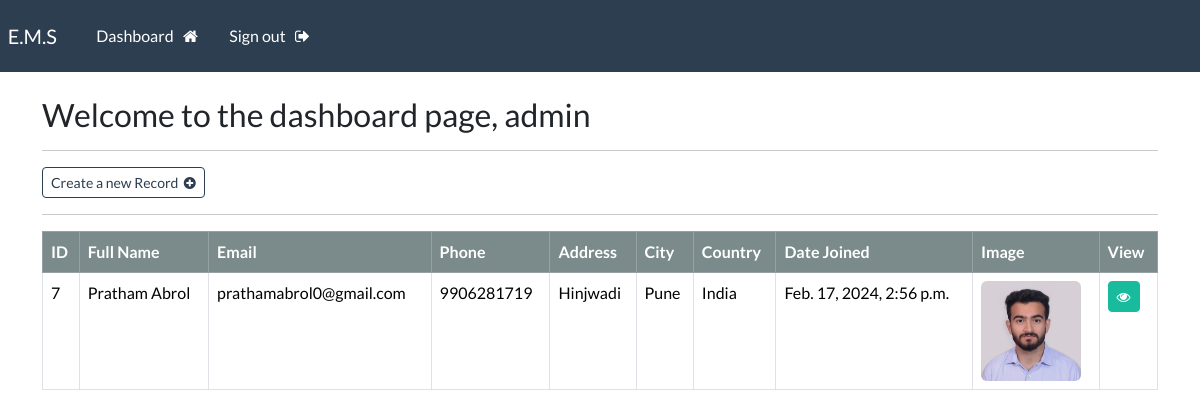
The app's page /dashboard (signed in), older data.
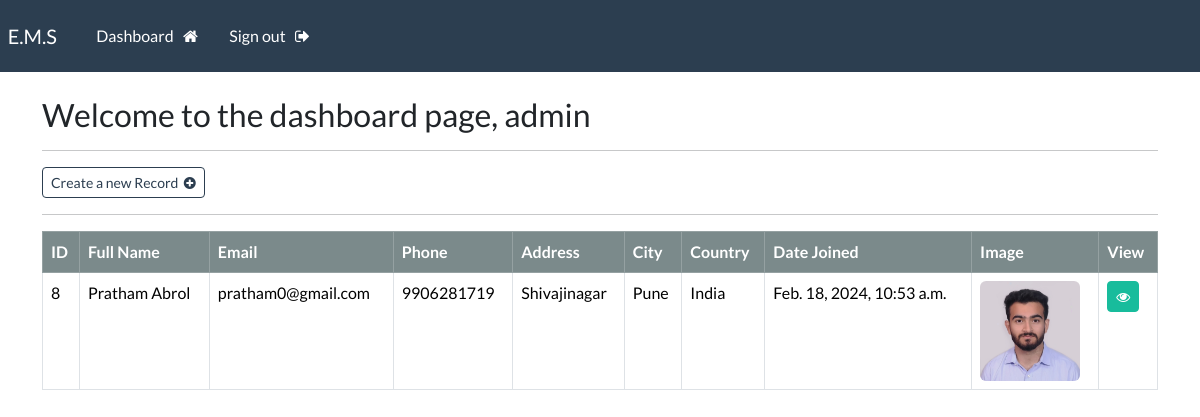
The same page, newer data.
### app/models.py (models this page shows, shortened)
class Record(models.Model):
    creation_date = models.DateTimeField(auto_now_add=True)
    first_name = models.CharField(max_length=100)
    last_name = models.CharField(max_length=100)
    email = models.CharField(max_length=255)
    phone = models.CharField(max_length=20)
    address = models.CharField(max_length=300)
    city = models.CharField(max_length=255)
    country = models.CharField(max_length=120)
    image = models.ImageField(upload_to='images/', blank=True, null=True)

### app/views.py (the view)
# urls.py: path('dashboard',views.dashboard,name="dashboard"),
@login_required(login_url='my-login')
def dashboard(request):
    my_records = Record.objects.all()
    context = {'records':my_records}
    return render(request,'app/dashboard.html', context=context)

### app/templates/app/dashboard.html (shortened to what this page needs)
{% extends 'app/base.html' %}
{% block content %}
<h3>Welcome to the dashboard page, {{user}} </h3>
<hr>
<a href="{% url 'create-record' %}" class="btn btn-outline-primary btn-sm"> Create a new Record &nbsp;<i class="fa fa-plus-circle" aria-hidden="true"></i> </a>
<hr>
<table class="table  table-hover table-bordered">
    <thead class="table-dark">
        <tr>
            <th scope="col" >ID</th>
            <th scope="col" >Full Name</th>
            <th scope="col" >Email</th>
            <th scope="col" >Phone</th>
            <th scope="col" >Address</th>
            <th scope="col" >City</th>
            <th scope="col" >Country</th>
            <th scope="col" >Date Joined</th>
            <th scope="col" >Image</th>
            <th scope="col" >View</i></th>
        </tr>
        <tbody>
            {% if records %}
            {% for record in records %}
            <tr>
                <td>{{record.id}}</td>
                <td>{{record.first_name}} {{record.last_name}}</td>
                <td>{{record.email}}</td>
                <td>{{record.phone}}</td>
                <td>{{record.address}}</td>
                <td>{{record.city}}</td>
                <td>{{record.country}}</td>
                <td>{{record.creation_date}}</td>
                <td>
                    {% if record.image %}
                      <img src="{{ record.image.url }}" alt="{{ record.name }}" width="100" class="rounded" >
                    {% else %}
                      No image available
                    {% endif %}
                  </td>
                   <td> <a class="btn btn-success btn-sm" href="{% url 'record' record.id %}"><i class="fa fa-eye" aria-hidden="true"></i></a></td>
            </tr>
            {% endfor %}
            {% endif  %}
        </tbody>
    </thead>
</table>
{% endblock content %}

### app/templates/app/base.html (shortened to what this page needs)
{% load static %}
<!DOCTYPE html>
<html lang="en">
<head>
    <link rel="stylesheet" type="text/css" href="https://bootswatch.com/5/flatly/bootstrap.min.css">
    <link rel="stylesheet" href="{% static 'css/styles.css' %}">
    <link rel="stylesheet" href="https://cdnjs.cloudflare.com/ajax/libs/font-awesome/4.7.0/css/font-awesome.min.css">
</head>
<body>
{% include 'app/navbar.html' %}
<div class="container">
<br>
{% block content %}
{% endblock content %}
</div>
</body>
</html>

### app/templates/app/navbar.html (shortened to what this page needs)
  <nav
  class="navbar navbar-expand-lg navbar-dark bg-primary justify-content-center "
  >
  <a class="navbar-brand main-heading" href="{% url '' %}">
    &nbsp; E.M.S
  </a>
  <div class="collapse navbar-collapse text-center" id="navbarNavDropdown">
    <ul class="navbar-nav mr-auto">
      &nbsp; &nbsp; &nbsp; {% if user.is_authenticated %}
      <li class="nav-item">
        <a class="nav-link" href="{% url 'dashboard' %}"
        >Dashboard &nbsp; <i class="fa fa-home" aria-hidden="true"></i>
      </a>
    </li>
      <li class="nav-item">
        <a class="nav-link" href="{% url 'user-logout' %}"
        >Sign out &nbsp; <i class="fa fa-sign-out" aria-hidden="true"></i>
      </a>
    </li>
  </ul>
    {% endif %}
  </div>
</nav>

Row changes from the older to the newer data that the page shows:
removed Record: id "7", first_name "Pratham", last_name "Abrol", email "prathamabrol0@gmail.com", phone "9906281719", address "Hinjwadi", city "Pune", country "India", creation_date "Feb. 17, 2024, 2:56 p.m.", image (picture)
added Record: id "8", first_name "Pratham", last_name "Abrol", email "pratham0@gmail.com", phone "9906281719", address "Shivajinagar", city "Pune", country "India", creation_date "Feb. 18, 2024, 10:53 a.m.", image (picture)
